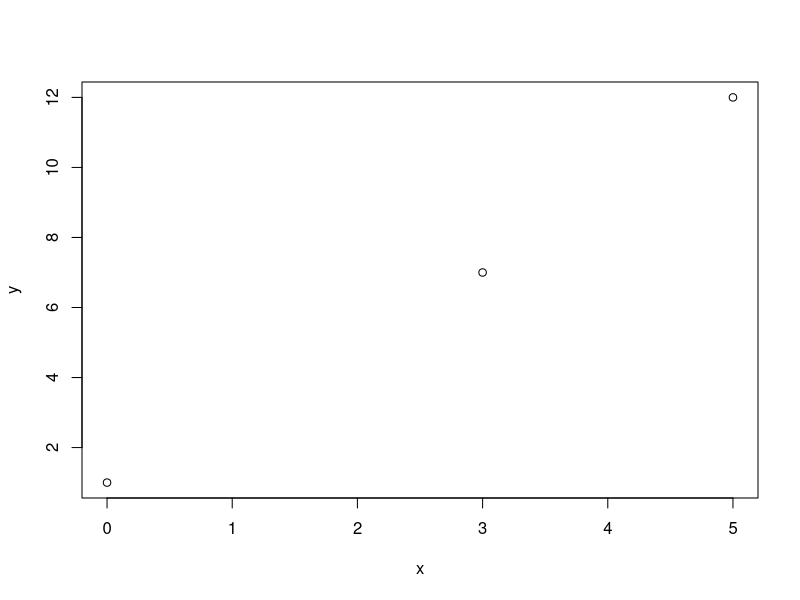
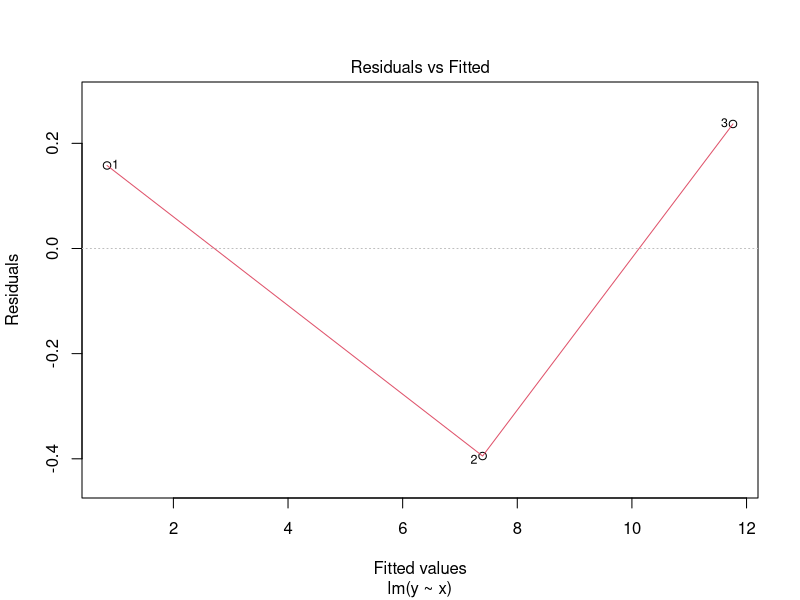
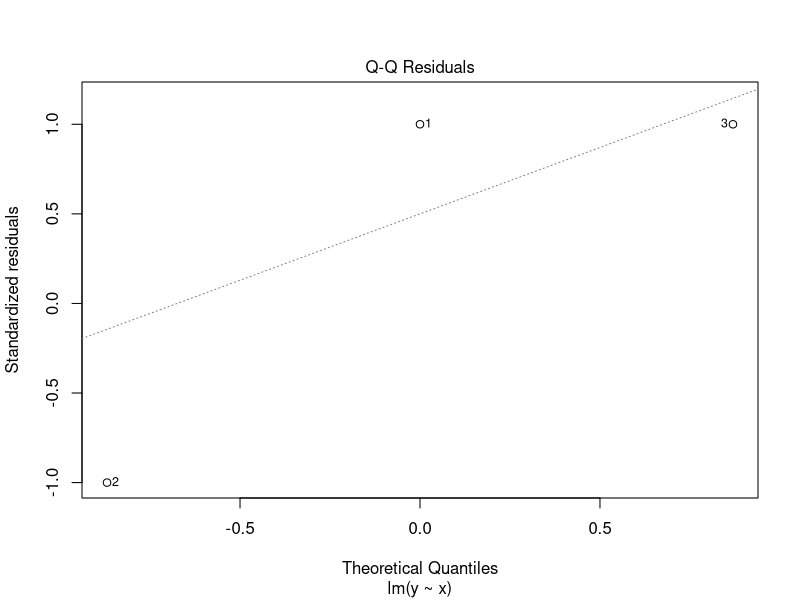
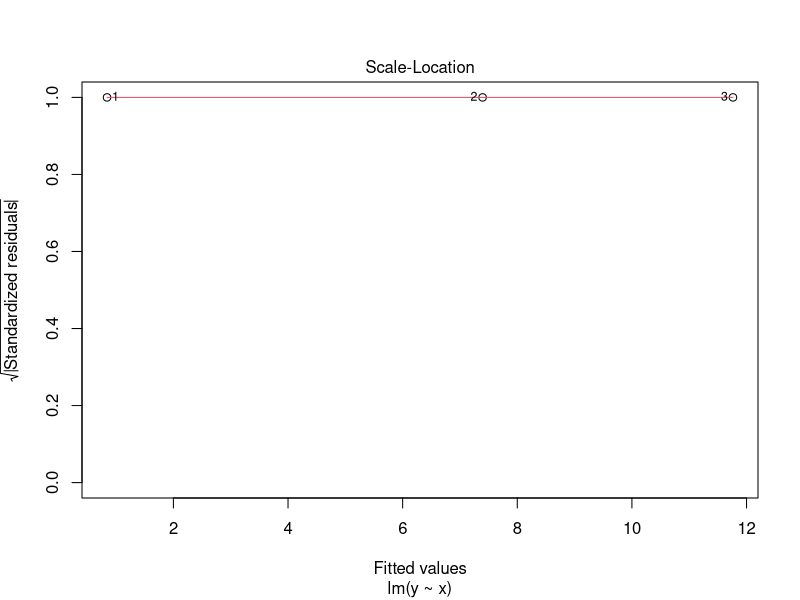
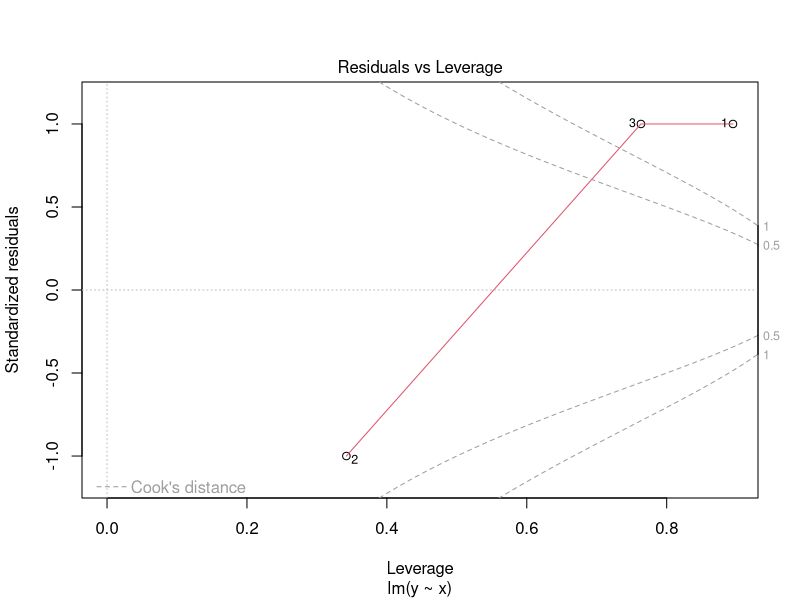

Write R code to recreate these figures, in order. (Note: this script raises an error after producing the figures.)
library("plyr")
library("tidyverse")
library("gmodels")



m1 <- read_csv("m1.csv")
plot(m1)

m1lm <-lm(y~x,data=m1)
summary(m1lm)
plot(m1lm)

x <- store$x
y <- store$y
x_avg = ave(store$x)
y_avg = ave(store$y)
SSxy = sum((x-x_avg)*(y-y_avg))
SSxx = sum((x-x_avg)^2)
b1 = SSxy/SSxx
b0 = y_avg[1] - b1*x_avg[1]
